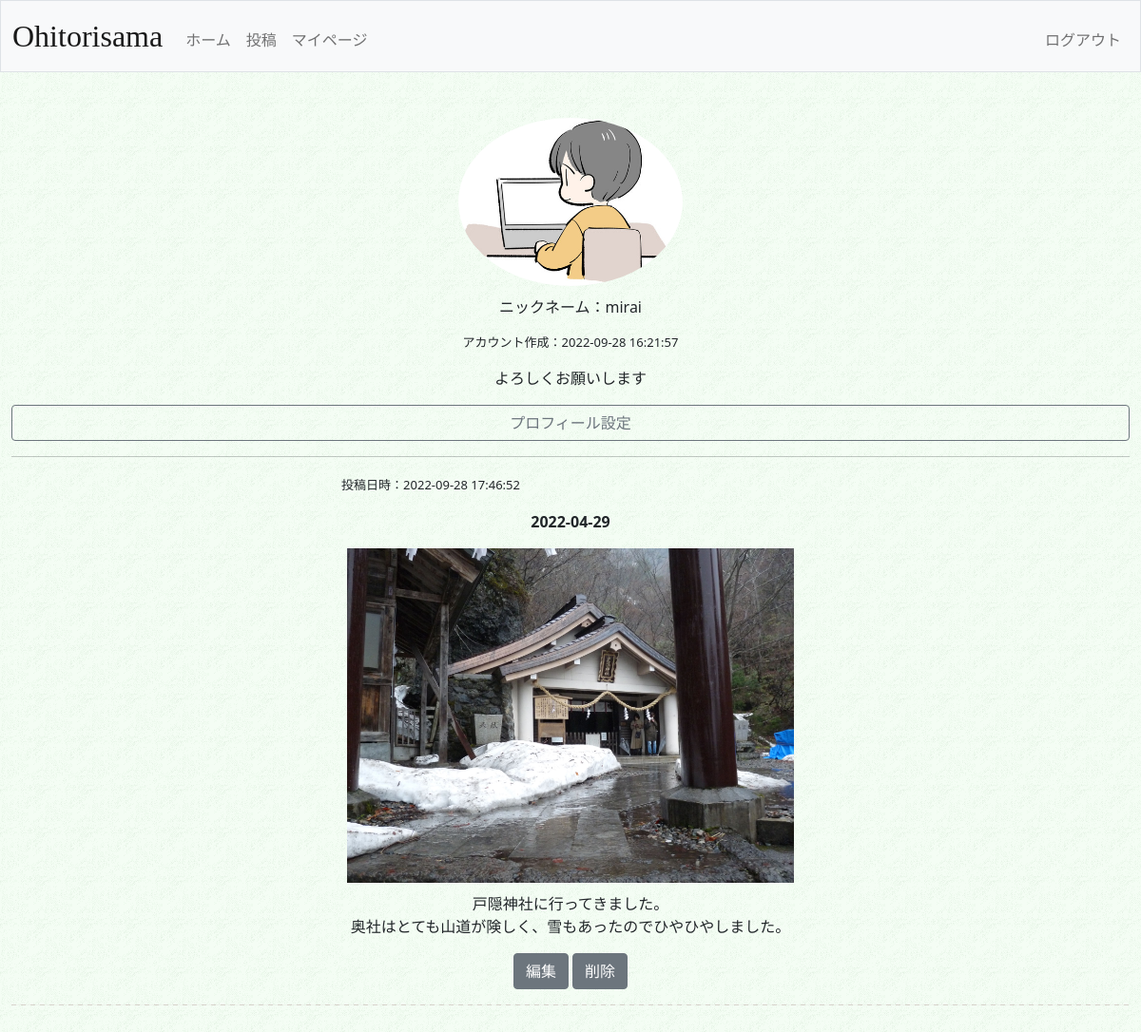
Before: /mypage (signed in) with the older database file.
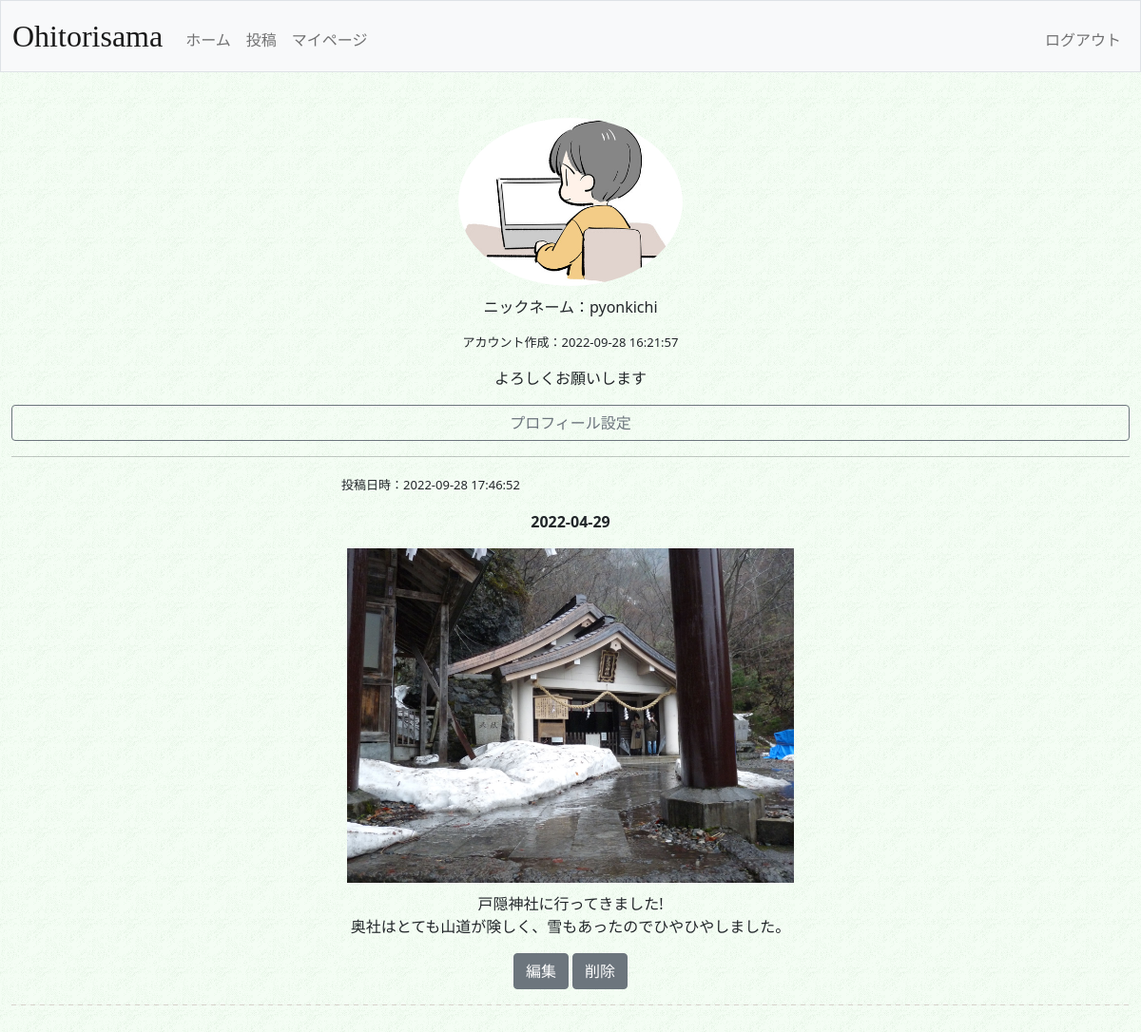
After: the same page with the newer database file.
### tables this page shows
CREATE TABLE 'users'(
'id' INTEGER PRIMARY KEY DEFAULT 0,
'username' TEXT NOT NULL,
'hash' TEXT NOT NULL,
'display_name' TEXT DEFAULT 'unknown',
'icon' TEXT,
'comment' TEXT DEFAULT 'よろしくお願いします',
'created_at' TIMESTAMP DEFAULT(datetime('now','localtime'))
);

CREATE TABLE 'posts'(
'id' INTEGER PRIMARY KEY AUTOINCREMENT NOT NULL,
'userid' INTEGER NOT NULL,
'go_on' TEXT,
'post_text' TEXT NOT NULL,
'photo_path' TEXT,
'posted_at' TIMESTAMP DEFAULT(datetime('now','localtime')),
'like' INTEGER DEFAULT 0, cate INTEGER NOT NULL DEFAULT 0);

### app.py (the view)
@app.route("/mypage", methods=["GET", "POST"])
def mypage():
    if request.method == "POST":
        action = request.form.get('action')
        postid = request.form.get("postid")
        if action == "rewrite":
            con = sqlite3.connect('./ohitori.db')
            db = con.cursor()
            posts = db.execute("SELECT * FROM posts WHERE id = ?",(postid,)).fetchall()
            con.close()
            return render_template("repost.html",posts=posts)
        elif action == "del":
            con = sqlite3.connect('./ohitori.db')
            db = con.cursor()
            db.execute("DELETE FROM posts WHERE id = ?",(postid,))
            con.commit()
            con.close()
            return redirect("/mypage")
        else:
            return redirect("/mypage")
    else:
        userid = session["user_id"]
        con = sqlite3.connect('./ohitori.db')
        db = con.cursor()
        users = db.execute("SELECT display_name,icon,comment,created_at FROM users WHERE id = ?", (userid,)).fetchall()
        posts = db.execute("SELECT * FROM posts WHERE userid = ? ORDER BY posted_at DESC", (userid,)).fetchall()
        con.close()
        return render_template("mypage.html",posts=posts,users=users)

### app.py (called while the page is built)
@app.after_request
def after_request(response):
    response.headers["Cache-Control"] = "no-cache, no-store, must-revalidate"
    response.headers["Expires"] = 0
    response.headers["Pragma"] = "no-cache"
    return response

### templates/mypage.html (shortened to what this page needs)
{% extends "layout.html" %}
{% block main %}
    {% for user in users %}
        {% if user[1] != None %}
            <img src="./upload/iconimg/{{ user[1] }}" width="20%" class="icon">
        {% else %}
            <img src="./upload/iconimg/icon-default.png" width="20%" class="icon">
        {% endif %}
        <p>ニックネーム：{{ user[0] }}</p>
        <p class="createtime">アカウント作成：{{ user[3] }}</p>
        <p>{{ user[2] }}</p>
        <a class="btn btn-outline-secondary" href="/set" role="button" style="display:block">プロフィール設定</a>
        <hr>
    {% endfor %}
    {% for post in posts %}
        <div class="info">
            <p class="posttime">投稿日時：{{ post[5] }}</p>
        </div>
            {% if post[2] != None %}
                <p class="goon">{{ post[2] }}</p>
            {% endif %}
            {% if post[4] != None %}
                <img src="../upload/postimg/{{ post[4] }}" width="40%" style="margin-bottom: 10px;">
            {% endif %}
            <p>{{ post[3] }}</p>
        <div>
            <form action="/mypage" method="post" enctype="multipart/form-data">
                <button class="btn btn-secondary" value="rewrite" type="submit" name="action">編集</button>
                <button class="btn btn-secondary" value="delete" type="submit" name="action">削除</button>
            </form>
        </div>
        <hr class="dash">
    {% endfor %}
{% endblock %}

Changed rows visible on the page:
changed users "よろしくお願いします": display_name "mirai" → "pyonkichi"
changed posts: post_text "戸隠神社に行ってきました。 奥社はとても山道が険しく、雪もあったのでひやひやしました。" → "戸隠神社に行ってきました! 奥社はとても山道が険しく、雪もあったのでひやひやしました。"
